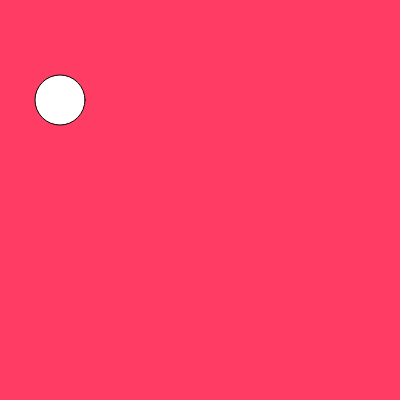
Frame 1 (no input)
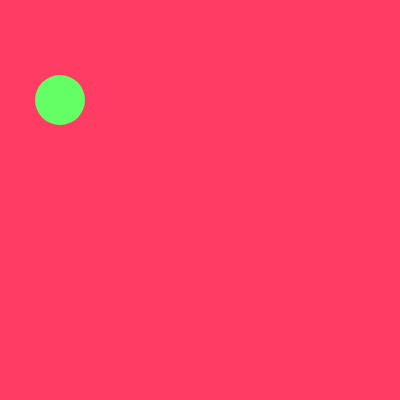
Frame 60 (no input)
Frame 120 (the mouse pressed at the canvas centre since frame 60): identical to frame 60, image omitted

The p5.js sketch that drew these frames (run headless with seeded random() and noise() and a simulated clock; from frame 60 on, the mouse is pressed at the canvas centre):

// p5.js sketch
// ── sketch.js
function setup() {
  createCanvas(400, 400);
}

function draw() {
  background(300,60,100);
  circle(60,100,50)
  fill(100,500,100)
  noStroke()
}
